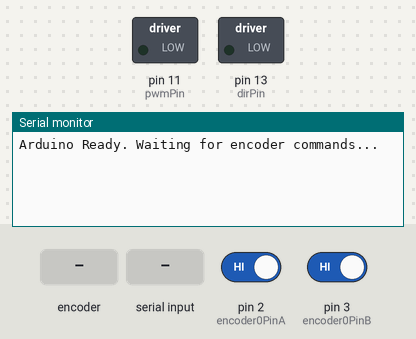
This sketch was run on a simulated Arduino Uno, built with avr-gcc and run on an emulated ATmega328P. Shown: switched loads named in the sketch (green lamp = pin HIGH), the last lines printed to the serial monitor. Inputs (shaded band) come from the test bench; at power-on: pin 2 (encoder0PinA) HIGH, pin 3 (encoder0PinB) HIGH.

Above: at 1.2 s.
1.3 s: rotary encoder on pin 2 (encoder0PinA) / pin 3 (encoder0PinB) turned 1 step (first pin leading)
At 2.5 s:
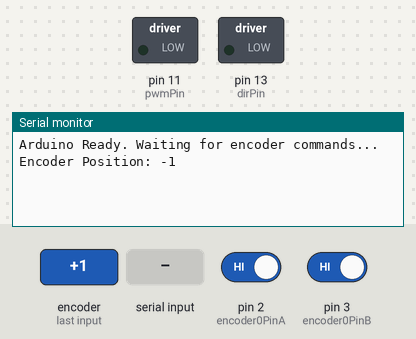
3.0 s: "SET: 90\n" received over Serial
At 3.5 s:
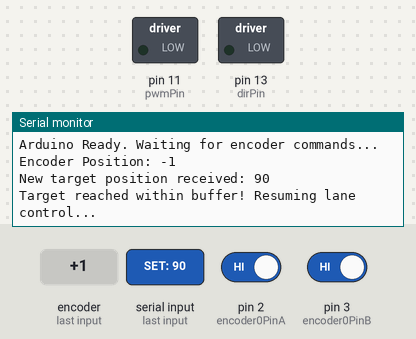

The sketch:

steer.ino
```cpp
const int encoder0PinA = 2;
const int encoder0PinB = 3;
volatile int encoder0Pos = 0;
volatile int encoder0PinALast = LOW;
volatile int n = LOW;
volatile int m = LOW;
int valNew = 0;
int valOld = 0;

const int pwmPin = 11;      // PWM output pin
const int dirPin = 13;      // Direction control pin
const int pwmValue = 195;  // Fixed PWM value
int targetPosition = 0;    // Target encoder position
bool pwmRunning = false;   // Flag for movement control
const int buffer = 100;      // Deadband buffer range

void setup() {
  pinMode(encoder0PinA, INPUT_PULLUP);
  pinMode(encoder0PinB, INPUT_PULLUP);
  pinMode(pwmPin, OUTPUT);
  pinMode(dirPin, OUTPUT);
  Serial.begin(9600);

  encoder0Pos = 0;
  encoder0PinALast = digitalRead(encoder0PinA);

  attachInterrupt(digitalPinToInterrupt(encoder0PinA), CountA, CHANGE);
  attachInterrupt(digitalPinToInterrupt(encoder0PinB), StateB, CHANGE);

  Serial.println("Arduino Ready. Waiting for encoder commands...");
}

void loop() {
  valNew = encoder0Pos;
  if (valNew != valOld) {
    Serial.print("Encoder Position: ");
    Serial.println(encoder0Pos);
    valOld = valNew;
  }

  // Check for Serial input from Python
  if (Serial.available() > 0) {
    String command = Serial.readStringUntil('\n');
    command.trim();

    if (command.startsWith("SET: ")) {
      targetPosition = command.substring(5).toInt();
      Serial.print("New target position received: ");
      Serial.println(targetPosition);
      pwmRunning = true;
    }
  }

  // Move motor to target position with buffer
  if (pwmRunning) {
    int error = targetPosition - encoder0Pos;
    if (abs(error) > buffer) {
      if (error > 0) {
        digitalWrite(dirPin, LOW);  // Move forward
      } else {
        digitalWrite(dirPin, HIGH); // Move backward
      }
      analogWrite(pwmPin, pwmValue);
    } else {
      analogWrite(pwmPin, 0);  // Stop motor
      pwmRunning = false;
      Serial.println("Target reached within buffer! Resuming lane control...");
    }
  }
}

void CountA() {
  n = digitalRead(encoder0PinA);
  if ((encoder0PinALast == LOW) && (n == HIGH)) {
    encoder0Pos += (m == LOW) ? -1 : 1;
  }
  encoder0PinALast = n;
}

void StateB() {
  m = digitalRead(encoder0PinB);
}
```

Measured:
- after the input at 1.3 s, the serial monitor: prints a new line after 0.05 s (image 1)
- after the input at 3.0 s, the serial monitor: prints a new line at once (image 2)
